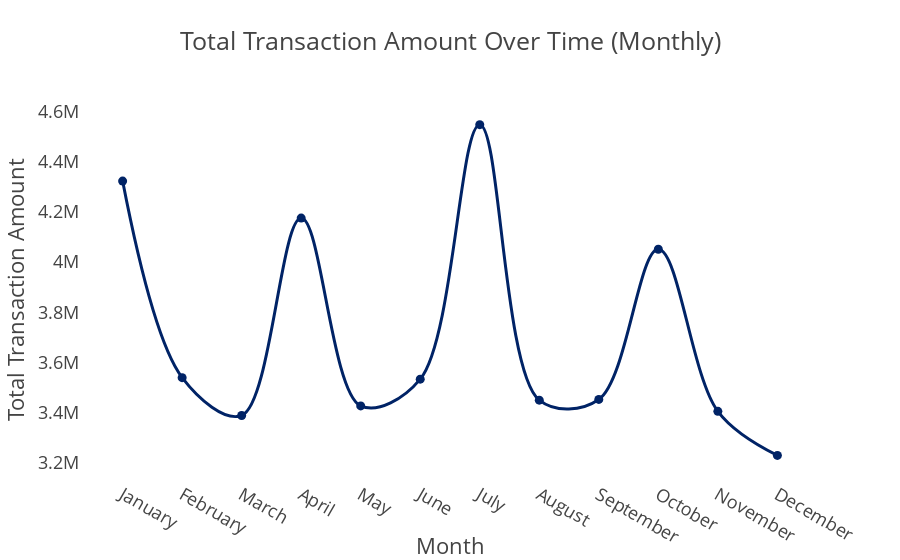

Notebook cell for this chart:
### Code cell
fig = px.line(
    monthly_trans_amt,
    x='Month',
    y='total_transaction_amount',
    title='Total Transaction Amount Over Time (Monthly)',
    markers=True
)

# Apply smoothing using a spline
fig.update_traces(line_shape='spline', line=dict(color='#002366', width=3))

fig.update_layout(
    template="presentation",
    xaxis_title="Month",
    yaxis_title="Total Transaction Amount",
    paper_bgcolor="rgba(0,0,0,0)",
    plot_bgcolor="rgba(0,0,0,0)",
    xaxis=dict(showgrid=False),
    yaxis=dict(showgrid=False)
)

fig.write_image(os.path.join(results_dir, 'Total_Transaction_Amount_Over_Time.jpg'))
fig.write_image(os.path.join(results_dir, 'Total_Transaction_Amount_Over_Time.png'))
fig.write_html(os.path.join(results_dir, 'Total_Transaction_Amount_Over_Time.html'))

fig.show()

### Figure 1 — Plotly figure (JSON) as saved in the notebook; plotly's stock layout.template omitted (floating-point values rounded to 4 significant figures)
{"data": [{"hovertemplate": "Month=%{x}<br>total_transaction_amount=%{y}<extra></extra>", "legendgroup": "", "line": {"color": "#002366", "dash": "solid", "shape": "spline", "width": 3}, "marker": {"symbol": "circle"}, "mode": "lines+markers", "name": "", "orientation": "v", "showlegend": false, "type": "scatter", "x": ["January", "February", "March", "April", "May", "June", "July", "August", "September", "October", "November", "December"], "xaxis": "x", "y": [4322186, 3539575, 3388827, 4174728, 3426913, 3533660, 4546958, 3449868, 3452874, 4050909, 3405420, 3230095], "yaxis": "y"}], "layout": {"autosize": true, "legend": {"tracegroupgap": 0}, "paper_bgcolor": "rgba(0, 0, 0, 0)", "plot_bgcolor": "rgba(0, 0, 0, 0)", "title": {"text": "Total Transaction Amount Over Time (Monthly)"}, "xaxis": {"anchor": "y", "autorange": true, "domain": [0, 1], "range": [-0.7275, 11.73], "showgrid": false, "title": {"text": "Month"}, "type": "category"}, "yaxis": {"anchor": "x", "autorange": true, "domain": [0, 1], "range": [3102000.0, 4675000.0], "showgrid": false, "title": {"text": "Total Transaction Amount"}, "type": "linear"}}}
